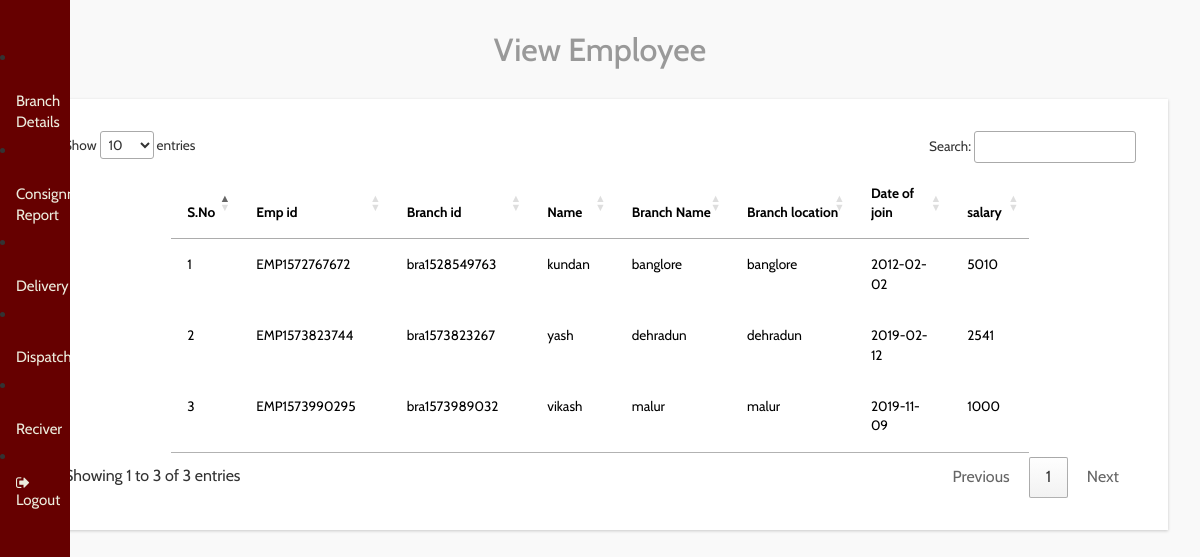
Screenshot of /dealer/view_emplyee.php with the database file from the repository.
### tables this page shows
CREATE TABLE `emplyee` (
  `id` int(11) NOT NULL,
  `name` text NOT NULL,
  `role` text NOT NULL,
  `branchid` text NOT NULL,
  `branch_name` text NOT NULL,
  `branch_location` text NOT NULL,
  `dateofjoin` date NOT NULL,
  `salary` int(100) NOT NULL,
  `Empid` text NOT NULL
);

### dealer/view_emplyee.php (the view, shortened to what this page needs)
<?php
include('header.php');
include('../connection.php');
?>
<link rel="stylesheet" href="http://cdn.datatables.net/1.10.2/css/jquery.dataTables.min.css"></style>
<div id="page-wrapper">
  <div class="graphs">
    <h3 class="blank1" align="center">View Employee</h3>
    <div class="xs tabls">
      <div class="bs-example4" data-example-id="contextual-table">
        <table class="table table-hover" id="example" class="display" width="80%" cellspacing="0">
          <thead>
            <tr>
            <th>S.No</th>
            <th>Emp id</th>
              <th>Branch id</th>
              <th>Name</th>
              <th>Branch Name</th>
              <th>Branch location</th>
              <th>Date of join</th>
              <th>salary</th>
            </tr>
          </thead>
          <tbody>
          <?php
            $sql="Select * from emplyee";
            $res=mysqli_query($conn,$sql);
            $i=1;
            while($ros=mysqli_fetch_array($res))
            {
              ?>
          <tr>
            <td><?php echo $i++;?></td>
             <td><?php echo $ros['Empid'];?></td>
            <td><?php echo $ros['branchid'];?></td>
            <td><?php echo $ros['name'];?></td>
            <td><?php echo $ros['branch_name'];?></td>
            <td><?php echo $ros['branch_location'];?></td>
            <td><?php echo $ros['dateofjoin'];?></td>
            <td><?php echo $ros['salary'];?></td>
          </tr>
          <?php
        }
        ?>
          </tbody>
        </table>
      </div>
    </div>
  </div>
</div>

### rows the page displays
emplyee: Empid "EMP1572767672", branchid "bra1528549763", name "kundan", branch_name "banglore", branch_location "banglore", dateofjoin "2012-02-02", salary "5010"
emplyee: Empid "EMP1573823744", branchid "bra1573823267", name "yash", branch_name "dehradun", branch_location "dehradun", dateofjoin "2019-02-12", salary "2541"
emplyee: Empid "EMP1573990295", branchid "bra1573989032", name "vikash", branch_name "malur", branch_location "malur", dateofjoin "2019-11-09", salary "1000"
